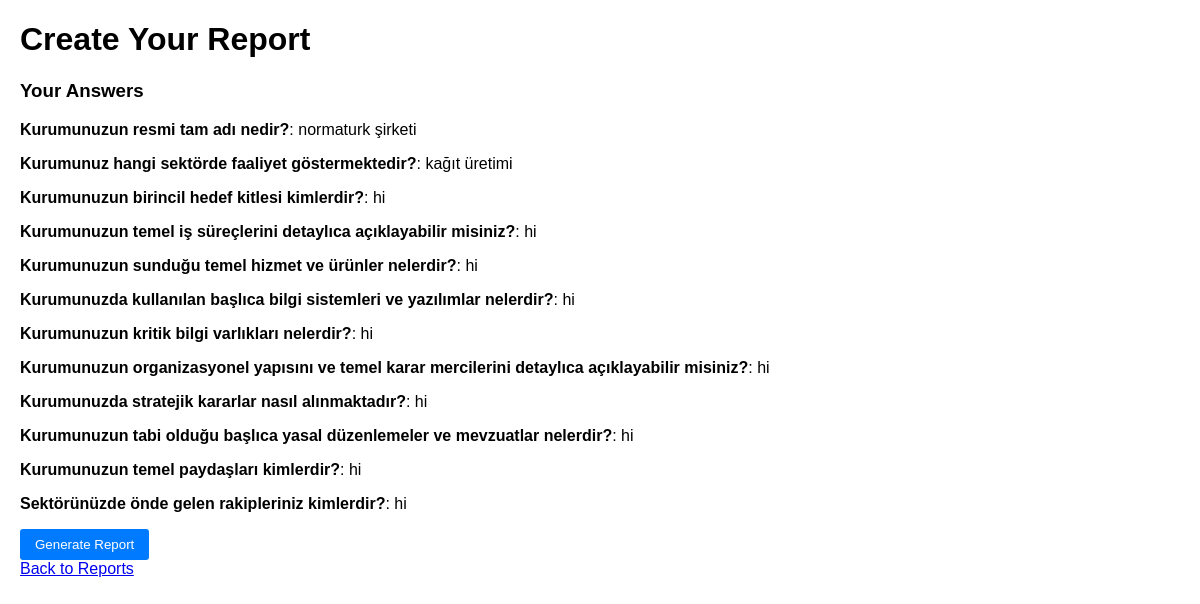
The page /grc/reports/create/ (signed in) on the database its author committed.
### grc/models.py (models this page shows, shortened)
class Question(models.Model):
    text = models.TextField()  # The question content
    sector = models.ForeignKey(Sector, on_delete=models.CASCADE, related_name='questions', null=True, blank=True)  # Optional link to a sector
    created_at = models.DateTimeField(auto_now_add=True)  # Timestamp for creation

class Answer(models.Model):
    user = models.ForeignKey(User, on_delete=models.CASCADE, related_name='answers')
    question = models.ForeignKey(Question, on_delete=models.CASCADE, related_name='answers')
    response = models.TextField()
    updated_at = models.DateTimeField(auto_now=True)
    class Meta:
        unique_together = ('user', 'question')  # Ensures one answer per user per question

### grc/views.py (the view)
        def _wrapped_view(request, *args, **kwargs):
            if not request.user.is_authenticated:
                return HttpResponseRedirect(reverse('login'))
            if not request.user.groups.filter(name=group_name).exists():
                return HttpResponseRedirect(reverse(redirect_to))
            return view_func(request, *args, **kwargs)

### grc/views.py (called while the page is built, shortened)
def group_required(group_name, redirect_to='form_submission'):
    def decorator(view_func):
        def _wrapped_view(request, *args, **kwargs):
            if not request.user.is_authenticated:
                return HttpResponseRedirect(reverse('login'))
            if not request.user.groups.filter(name=group_name).exists():
                return HttpResponseRedirect(reverse(redirect_to))
            return view_func(request, *args, **kwargs)
        return _wrapped_view
    return decorator

@group_required('NORMATURK')
@login_required
def create_report(request):
    user = request.user
    total_questions = Question.objects.count()
    answered_questions = Answer.objects.filter(user=user).count()
    if total_questions == 0:
        messages.error(request, "No questions available to answer.")
        return redirect('reports')
    if answered_questions != total_questions:
        messages.error(request, "You must answer all questions before creating or updating a report.")
        return redirect('reports')
    answers = Answer.objects.filter(user=user).select_related('question')
    question_answer_pair = {answer.question.text: answer.response for answer in answers}
    return render(request, 'grc/create_report.html', {'question_answer_pair': question_answer_pair})

### grc/templates/grc/create_report.html (shortened to what this page needs)
<!DOCTYPE html>
<html lang="en">
<head>
</head>
<body>
    <h1>Create Your Report</h1>
    <h3>Your Answers</h3>
    {% for question, answer in question_answer_pair.items %}
        <p><strong>{{ question }}</strong>: {{ answer }}</p>
    {% endfor %}
    <form method="post">
        <button type="submit">Generate Report</button>
    </form>
    <a href="{% url 'reports' %}">Back to Reports</a>
</body>
</html>

### grc/templates/grc/create_report.html (style rules this page uses)
body { font-family: Arial, sans-serif; margin: 20px; }
button { padding: 8px 15px; background: #007bff; color: white; border: none; border-radius: 3px; }

### rows shown on the page
Question: question_answer_pair "Kurumunuzun resmi tam adı nedir?"
Answer: question_answer_pair "normaturk şirketi"
Question: question_answer_pair "Kurumunuz hangi sektörde faaliyet göstermektedir?"
Answer: question_answer_pair "kağıt üretimi"
Question: question_answer_pair "Kurumunuzun birincil hedef kitlesi kimlerdir?"
Answer: question_answer_pair "hi"
Question: question_answer_pair "Kurumunuzun temel iş süreçlerini detaylıca açıklayabilir misiniz?"
Answer: question_answer_pair "hi"
Question: question_answer_pair "Kurumunuzun sunduğu temel hizmet ve ürünler nelerdir?"
Answer: question_answer_pair "hi"
Question: question_answer_pair "Kurumunuzda kullanılan başlıca bilgi sistemleri ve yazılımlar nelerdir?"
Answer: question_answer_pair "hi"
Question: question_answer_pair "Kurumunuzun kritik bilgi varlıkları nelerdir?"
Answer: question_answer_pair "hi"
Question: question_answer_pair "Kurumunuzun organizasyonel yapısını ve temel karar mercilerini detaylıca açıklayabilir misiniz?"
Answer: question_answer_pair "hi"
Question: question_answer_pair "Kurumunuzda stratejik kararlar nasıl alınmaktadır?"
Answer: question_answer_pair "hi"
Question: question_answer_pair "Kurumunuzun tabi olduğu başlıca yasal düzenlemeler ve mevzuatlar nelerdir?"
Answer: question_answer_pair "hi"
Question: question_answer_pair "Kurumunuzun temel paydaşları kimlerdir?"
Answer: question_answer_pair "hi"
Question: question_answer_pair "Sektörünüzde önde gelen rakipleriniz kimlerdir?"
Answer: question_answer_pair "hi"
